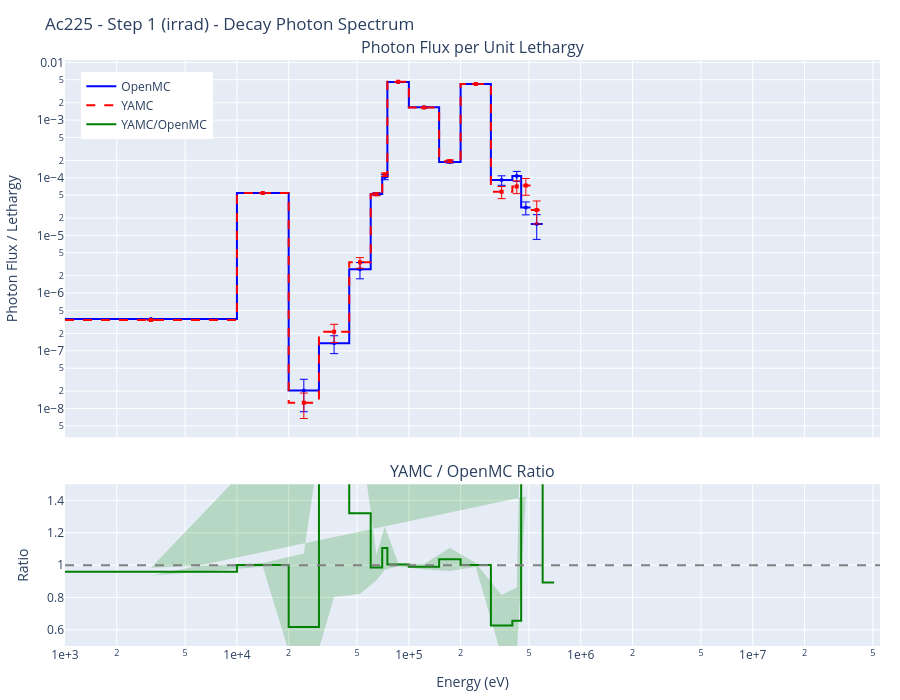
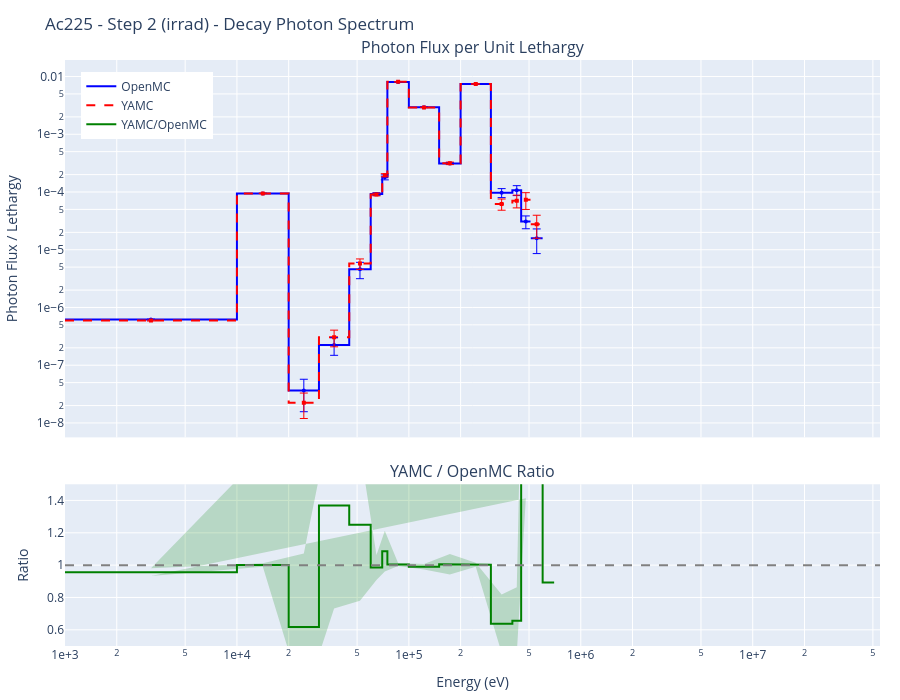
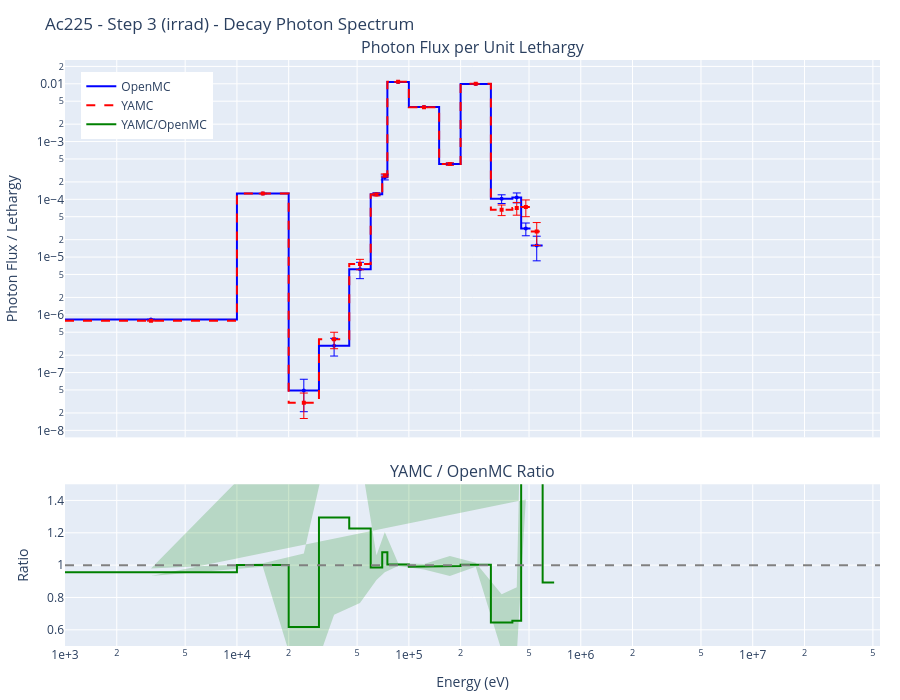
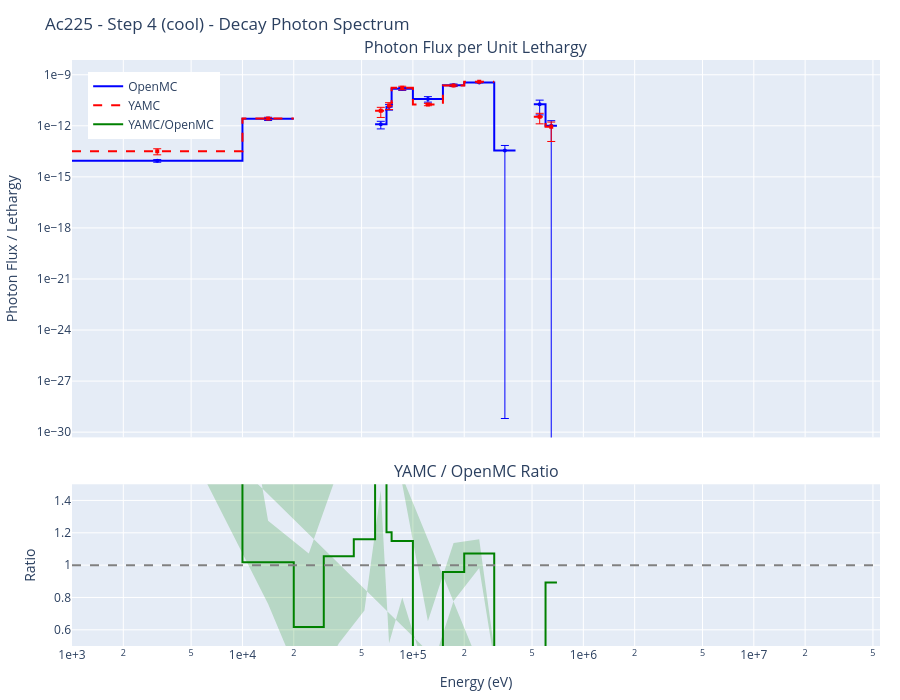

The cell these charts' notebook holds for them, in order:
### Markdown cell above
## Results by Nuclide

Below are the comparison results for each nuclide. Each section includes:

- TCF-corrected photon flux spectrum plot per timestep (with lethargy normalization)
- Per-timestep comparison metrics table
- Quality assessment
- Performance comparison

### Code cell
# Display results for each nuclide
for nuclide, results in all_results.items():
    openmc_result = results['openmc']
    yamc_result = results['yamc']
    metrics = results['metrics']
    element = results['element']

    # Header
    display(Markdown(f"## {nuclide} ({element})"))

    # Performance comparison
    omc_time = openmc_result['elapsed']
    ymc_time = yamc_result['elapsed']
    display(Markdown(
        f"**Performance:** OpenMC: {omc_time:.1f}s | YAMC: {ymc_time:.1f}s | Speedup: {metrics['speedup']:.2f}x  \n"
        f"**Radionuclides:** OpenMC: {len(openmc_result['radionuclides'])} | YAMC: {len(yamc_result['radionuclides'])}"
    ))

    # Step metrics table (integrated flux per timestep)
    display(Markdown("### Step Comparison"))
    metrics_table = create_step_metrics_table(metrics)
    display(metrics_table.style.hide(axis='index'))

    # Spectrum plot + per-timestep agreement table
    energy_bins = openmc_result['energy_bins']

    for step_idx in range(len(D1S_TIMESTEPS)):
        phase = D1S_PHASES[step_idx]
        display(Markdown(f"### Step {step_idx + 1} ({phase})"))

        omc_flux = np.array(openmc_result['spectra'][step_idx])
        omc_std = np.array(openmc_result['spectra_std'][step_idx])
        ymc_flux = np.array(yamc_result['spectra'][step_idx])
        ymc_std = np.array(yamc_result['spectra_std'][step_idx])

        fig = create_comparison_plot(
            energy_bins, omc_flux, omc_std, ymc_flux, ymc_std,
            title=f"{nuclide} - Step {step_idx + 1} ({phase}) - Decay Photon Spectrum",
        )
        fig.show()

        # Spectral agreement table for this timestep
        display(Markdown("#### Spectral Agreement"))
        stats = calculate_spectral_agreement(omc_flux, ymc_flux, omc_std, ymc_std)
        display(create_agreement_table(stats).style.hide(axis='index'))

    print()  # Add spacing between nuclides
